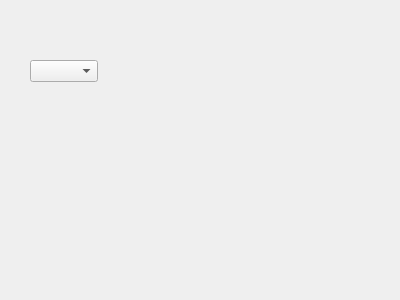
<?xml version="1.0" encoding="UTF-8"?>
<ui version="4.0">
 <class>Form</class>
 <widget class="QWidget" name="Form">
  <property name="geometry">
   <rect>
    <x>0</x>
    <y>0</y>
    <width>400</width>
    <height>300</height>
   </rect>
  </property>
  <property name="windowTitle">
   <string>Form</string>
  </property>
  <widget class="QComboBox" name="comboBox">
   <property name="geometry">
    <rect>
     <x>30</x>
     <y>60</y>
     <width>68</width>
     <height>22</height>
    </rect>
   </property>
  </widget>
 </widget>
 <resources/>
 <connections/>
</ui>
